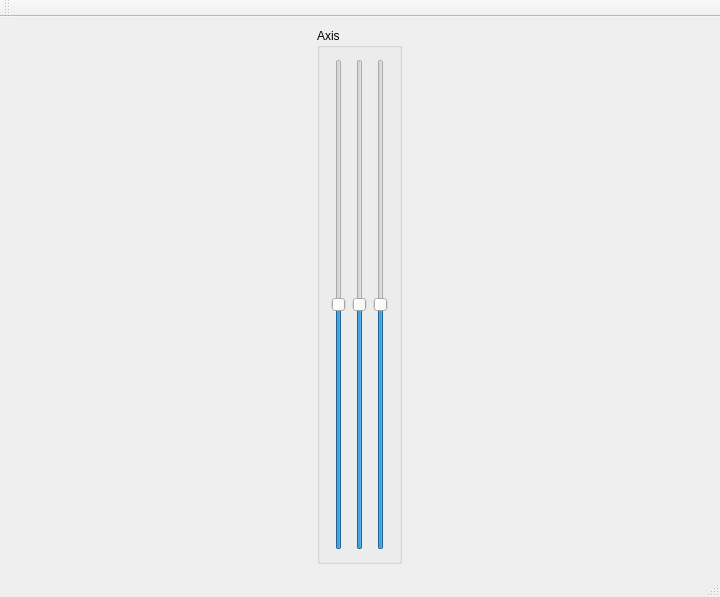
<?xml version="1.0" encoding="UTF-8"?>
<ui version="4.0">
 <class>MainWindow</class>
 <widget class="QMainWindow" name="MainWindow">
  <property name="geometry">
   <rect>
    <x>0</x>
    <y>0</y>
    <width>720</width>
    <height>597</height>
   </rect>
  </property>
  <property name="windowTitle">
   <string>MopViewer</string>
  </property>
  <property name="windowIcon">
   <iconset resource="resources.qrc">
    <normaloff>:/icons/resources/moody.png</normaloff>:/icons/resources/moody.png</iconset>
  </property>
  <widget class="QWidget" name="centralWidget">
   <layout class="QHBoxLayout" name="horizontalLayout_4">
    <item>
     <layout class="QHBoxLayout" name="glContainer"/>
    </item>
    <item>
     <widget class="QGroupBox" name="AxisControlsBox">
      <property name="sizePolicy">
       <sizepolicy hsizetype="Fixed" vsizetype="Preferred">
        <horstretch>0</horstretch>
        <verstretch>0</verstretch>
       </sizepolicy>
      </property>
      <property name="title">
       <string>Axis</string>
      </property>
      <layout class="QHBoxLayout" name="horizontalLayout_3">
       <item>
        <widget class="QSlider" name="AxisSliderX">
         <property name="minimumSize">
          <size>
           <width>15</width>
           <height>0</height>
          </size>
         </property>
         <property name="maximumSize">
          <size>
           <width>20</width>
           <height>16777215</height>
          </size>
         </property>
         <property name="minimum">
          <number>-180</number>
         </property>
         <property name="maximum">
          <number>180</number>
         </property>
         <property name="value">
          <number>0</number>
         </property>
         <property name="orientation">
          <enum>Qt::Vertical</enum>
         </property>
        </widget>
       </item>
       <item>
        <widget class="QSlider" name="AxisSliderY">
         <property name="minimumSize">
          <size>
           <width>15</width>
           <height>0</height>
          </size>
         </property>
         <property name="maximumSize">
          <size>
           <width>20</width>
           <height>16777215</height>
          </size>
         </property>
         <property name="minimum">
          <number>-180</number>
         </property>
         <property name="maximum">
          <number>180</number>
         </property>
         <property name="value">
          <number>0</number>
         </property>
         <property name="orientation">
          <enum>Qt::Vertical</enum>
         </property>
        </widget>
       </item>
       <item>
        <widget class="QSlider" name="AxisSliderZ">
         <property name="minimumSize">
          <size>
           <width>15</width>
           <height>0</height>
          </size>
         </property>
         <property name="maximumSize">
          <size>
           <width>20</width>
           <height>16777215</height>
          </size>
         </property>
         <property name="minimum">
          <number>-180</number>
         </property>
         <property name="maximum">
          <number>180</number>
         </property>
         <property name="value">
          <number>0</number>
         </property>
         <property name="orientation">
          <enum>Qt::Vertical</enum>
         </property>
        </widget>
       </item>
      </layout>
     </widget>
    </item>
   </layout>
  </widget>
  <widget class="QMenuBar" name="menuBar">
   <property name="geometry">
    <rect>
     <x>0</x>
     <y>0</y>
     <width>720</width>
     <height>21</height>
    </rect>
   </property>
  </widget>
  <widget class="QToolBar" name="mainToolBar">
   <attribute name="toolBarArea">
    <enum>TopToolBarArea</enum>
   </attribute>
   <attribute name="toolBarBreak">
    <bool>false</bool>
   </attribute>
  </widget>
  <widget class="QStatusBar" name="statusBar"/>
  <action name="action_Open_Mop_File">
   <property name="text">
    <string>&amp;Open Mop File</string>
   </property>
  </action>
  <action name="action_CLose_Mop_FIle">
   <property name="text">
    <string>&amp;Close Mop FIle</string>
   </property>
  </action>
  <action name="action_Quit">
   <property name="text">
    <string>&amp;Quit</string>
   </property>
  </action>
  <action name="action_Show_Controls">
   <property name="checkable">
    <bool>true</bool>
   </property>
   <property name="checked">
    <bool>true</bool>
   </property>
   <property name="text">
    <string>&amp;Show Controls</string>
   </property>
  </action>
  <action name="action_About">
   <property name="text">
    <string>&amp;About</string>
   </property>
  </action>
 </widget>
 <layoutdefault spacing="6" margin="11"/>
 <resources>
  <include location="resources.qrc"/>
 </resources>
 <connections/>
</ui>
